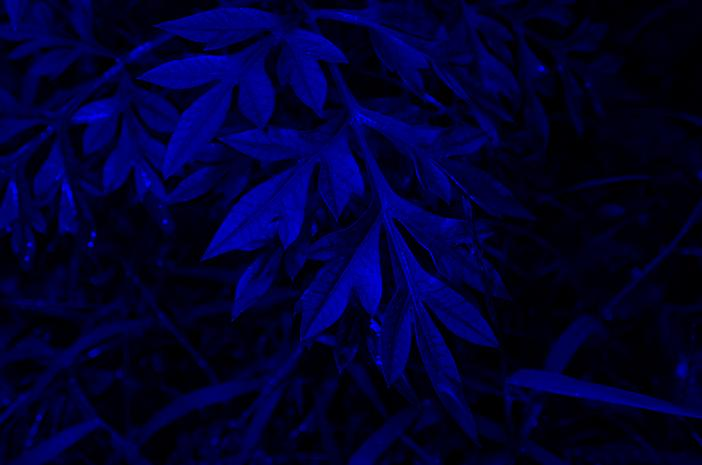
#> input picture PCD/TUGAS SESI 2/hasil/kenikir_blue_channel.jpeg, 702 x 465 px, given in place of daun_kenikir.jpg, which was not available
$ python blue.py
#> lines starting #> are read from the running program, lines starting #| are printed output that depends on the picture
import numpy as np
import imageio.v3 as image

paths = {
    "kenikir": "E:\\Nanad\\Tugas\\Python\\daun_kenikir.jpg",
    "singkong": "E:\\Nanad\\Tugas\\Python\\daun_singkong.jpeg",
    "pepaya": "E:\\Nanad\\Tugas\\Python\\daun_pepaya.jpeg"
}

for name, path in paths.items():
    # Membaca gambar
    image_source = image.imread(path)
#> image_source is the input picture: shape (465, 702, 3); mean R, G, B 0.8, 0.6, 49.7

    # Pisahkan channel warna biru
    blue_ch = image_source[:,:,2]
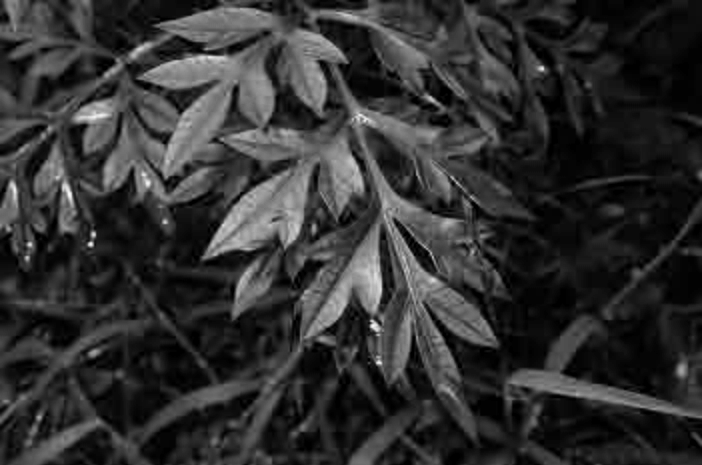
#> blue_ch: shape (465, 702); min 0, max 250, mean 49.7

    # Membuat gambar baru hanya dengan channel biru
    image_blue = np.zeros_like(image_source)
    image_blue[:,:,2] = blue_ch

    # Simpan gambar channel biru
    output_path = f"E:\\Nanad\\Tugas\\Python\\hasil\\{name}_blue_channel.jpeg"
    image.imwrite(output_path, image_blue)

    print(f"Gambar Channel Biru untuk {name} selesai disimpan di {output_path}")
#> pass 2 of the loop `for name, path in paths.items():`:
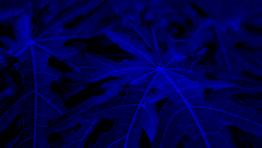
#> input picture PCD/TUGAS SESI 2/hasil/pepaya_blue_channel.jpeg, 262 x 148 px, given in place of daun_singkong.jpeg, which was not available
#> image_source is the input picture: shape (148, 262, 3); mean R, G, B 1, 0.8, 72.5
#> `blue_ch = image_source[:,:,2]`:
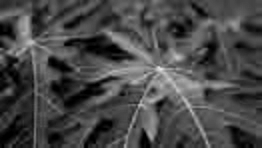
#> blue_ch: shape (148, 262); min 0, max 230, mean 72.5
#> image_blue: shape (148, 262, 3)
